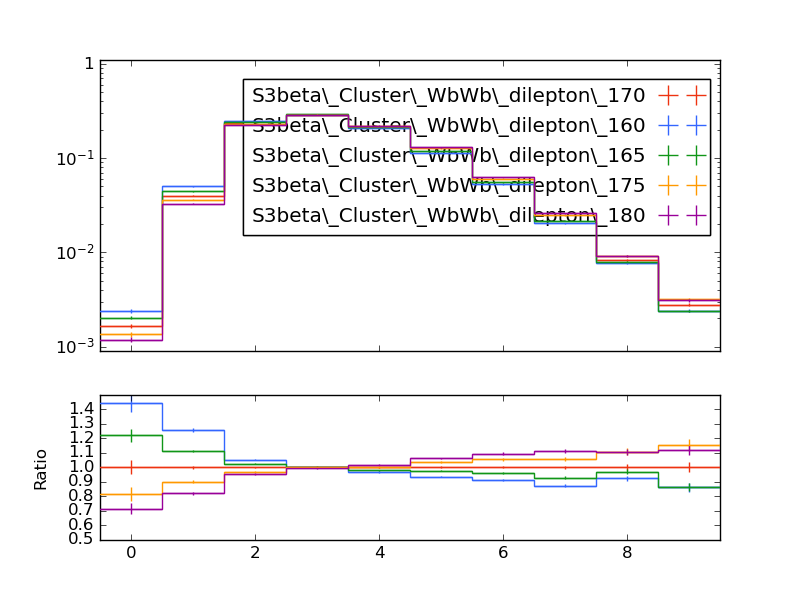

The script that saved this image:
#! /usr/bin/env python

# This Python script was auto-generated using YODA v2.0.1.
# Analysis object: /WbWb_dilepton/njets_presel
# Timestamp: 27-02-2025 (11:02:16)

import matplotlib as mpl
import matplotlib.pyplot as plt
mpl.use('Agg') # comment out for interactive use
import os
import numpy as np

plotDir = os.path.split(os.path.realpath(__file__))[0]
if 'YODA_USER_PLOT_PATH' in globals():
    plot_outdir = globals()['YODA_USER_PLOT_PATH']
else:
    plot_outdir = plotDir

#plot style
plt.style.use(os.path.join(plotDir, '../default.mplstyle'))

plt.rcParams['text.usetex'] = False
plt.style.use(['classic'])
plt.rc('font', family='DejaVu Sans')
# plot metadata
figW, figH = plt.rcParams['figure.figsize']
ax_xLabel = r''
ax_yLabel = r''
ax_title  = r''
ax_xScale = 'linear'
ax_yScale = 'log'
xLims = (-0.5, 9.5)
yLims = (0.0009000000000000001, 1.1)

# TeX-friendly labels for the legend
labels = {
    'legend' : ([ r"S3beta\_Cluster\_WbWb\_dilepton\_170", r"S3beta\_Cluster\_WbWb\_dilepton\_160", r"S3beta\_Cluster\_WbWb\_dilepton\_165", r"S3beta\_Cluster\_WbWb\_dilepton\_175", r"S3beta\_Cluster\_WbWb\_dilepton\_180" ], r""),
}

# Adjust canvas width and height
canvasW = 10.0
canvasH = 9.0
figW *= canvasW/10.
figH *= canvasH/9.

# Create figure and axis objects
fig, (ax, ratio0_ax) = plt.subplots(2, 1, sharex=True,
                  figsize=(figW,figH), gridspec_kw={'height_ratios': (6.0, 3.0)})

# Set figure margins
plt.subplots_adjust(
    left   = 1.0 * plt.rcParams['figure.subplot.left'],
    right  = 1.0 * plt.rcParams['figure.subplot.right'],
    top    = 1.0 * plt.rcParams['figure.subplot.top'],
    bottom = 1.0 * plt.rcParams['figure.subplot.bottom'])

ratio0_ax.yaxis.set_major_locator(mpl.ticker.MultipleLocator(0.1))
ratio0_ax.set_ylim(0.5, 1.4999)
ratio0_ax.set_ylabel('Ratio')

# the numerical data is stored in a separate file
dataf = dict()
prefix = os.path.split(__file__)[0]
if prefix:    prefix = prefix + '/'
exec(open(prefix+'njets_presel__data.py').read(), dataf)


legend_handles = dict() # keep track of handles for the legend

# style options for curves
# starts at zorder>=5 to draw curve on top of legend
styles = {
  'S3beta_Cluster_WbWb_dilepton_170.yoda.gz': {
    'color' : '#EE3311',
    'linestyle' : '-',
    'linewidth' : 1,
    'marker' : 'none',
    'markersize' : 2,
    'capsize' : 0.0,
    'zorder' : 5,
    'histstyle' : 1,
    'drawstyle' : 'steps-pre',
    'xerrorbars' : 1,
    'yerrorbars' : 1,
    'fillcolor' : None,
    'fillopacity' : 1.0,
    'ratio0_linestyle' : '-',
    'ratio0_linewidth' : 1,
    'ratio0_marker' : 'none',
    'ratio0_markersize' : 2,
    'ratio0_capsize' : 0.0,
    'ratio0_zorder' : 5,
    'ratio0_histstyle' : 1,
    'ratio0_drawstyle' : 'steps-pre',
    'ratio0_xerrorbars' : 1,
    'ratio0_yerrorbars' : 1,
  },
  'S3beta_Cluster_WbWb_dilepton_160.yoda.gz': {
    'color' : '#3366FF',
    'linestyle' : '-',
    'linewidth' : 1,
    'marker' : 'none',
    'markersize' : 2,
    'capsize' : 0.0,
    'zorder' : 6,
    'histstyle' : 1,
    'drawstyle' : 'steps-pre',
    'xerrorbars' : 1,
    'yerrorbars' : 1,
    'fillcolor' : None,
    'fillopacity' : 1.0,
    'ratio0_linestyle' : '-',
    'ratio0_linewidth' : 1,
    'ratio0_marker' : 'none',
    'ratio0_markersize' : 2,
    'ratio0_capsize' : 0.0,
    'ratio0_zorder' : 6,
    'ratio0_histstyle' : 1,
    'ratio0_drawstyle' : 'steps-pre',
    'ratio0_xerrorbars' : 1,
    'ratio0_yerrorbars' : 1,
  },
  'S3beta_Cluster_WbWb_dilepton_165.yoda.gz': {
    'color' : '#109618',
    'linestyle' : '-',
    'linewidth' : 1,
    'marker' : 'none',
    'markersize' : 2,
    'capsize' : 0.0,
    'zorder' : 7,
    'histstyle' : 1,
    'drawstyle' : 'steps-pre',
    'xerrorbars' : 1,
    'yerrorbars' : 1,
    'fillcolor' : None,
    'fillopacity' : 1.0,
    'ratio0_linestyle' : '-',
    'ratio0_linewidth' : 1,
    'ratio0_marker' : 'none',
    'ratio0_markersize' : 2,
    'ratio0_capsize' : 0.0,
    'ratio0_zorder' : 7,
    'ratio0_histstyle' : 1,
    'ratio0_drawstyle' : 'steps-pre',
    'ratio0_xerrorbars' : 1,
    'ratio0_yerrorbars' : 1,
  },
  'S3beta_Cluster_WbWb_dilepton_175.yoda.gz': {
    'color' : '#FF9900',
    'linestyle' : '-',
    'linewidth' : 1,
    'marker' : 'none',
    'markersize' : 2,
    'capsize' : 0.0,
    'zorder' : 8,
    'histstyle' : 1,
    'drawstyle' : 'steps-pre',
    'xerrorbars' : 1,
    'yerrorbars' : 1,
    'fillcolor' : None,
    'fillopacity' : 1.0,
    'ratio0_linestyle' : '-',
    'ratio0_linewidth' : 1,
    'ratio0_marker' : 'none',
    'ratio0_markersize' : 2,
    'ratio0_capsize' : 0.0,
    'ratio0_zorder' : 8,
    'ratio0_histstyle' : 1,
    'ratio0_drawstyle' : 'steps-pre',
    'ratio0_xerrorbars' : 1,
    'ratio0_yerrorbars' : 1,
  },
  'S3beta_Cluster_WbWb_dilepton_180.yoda.gz': {
    'color' : '#990099',
    'linestyle' : '-',
    'linewidth' : 1,
    'marker' : 'none',
    'markersize' : 2,
    'capsize' : 0.0,
    'zorder' : 9,
    'histstyle' : 1,
    'drawstyle' : 'steps-pre',
    'xerrorbars' : 1,
    'yerrorbars' : 1,
    'fillcolor' : None,
    'fillopacity' : 1.0,
    'ratio0_linestyle' : '-',
    'ratio0_linewidth' : 1,
    'ratio0_marker' : 'none',
    'ratio0_markersize' : 2,
    'ratio0_capsize' : 0.0,
    'ratio0_zorder' : 9,
    'ratio0_histstyle' : 1,
    'ratio0_drawstyle' : 'steps-pre',
    'ratio0_xerrorbars' : 1,
    'ratio0_yerrorbars' : 1,
  },
}

# curve from input yoda files in main panel
for label, yvals in dataf['yvals'].items():
    if all(np.isnan(v) for v in dataf['yvals'][label]):
        continue
    tmp = None
    if styles[label]['histstyle']: # draw as histogram
        xpos = dataf['xedges'][label] if styles[label]['drawstyle'] else dataf['xpoints'][label]
        ypos = np.insert(yvals, 0, yvals[0]) if styles[label]['drawstyle'] else yvals
        if styles[label]['fillcolor']: # fill area below curve
            ax.fill_between(xpos, ypos, step='pre',
                            color=styles[label]['fillcolor'],
                            alpha=styles[label]['fillopacity'])
        tmp, = ax.plot(xpos, ypos,
                       color=styles[label]['color'],
                       linestyle=styles[label]['linestyle'],
                       linewidth=styles[label]['linewidth'],
                       drawstyle=styles[label]['drawstyle'], solid_joinstyle='miter',
                       zorder=styles[label]['zorder'], label=label)
    tmp = ax.errorbar(dataf['xpoints'][label], yvals,
                      xerr=np.array(dataf['xerrs'][label])*styles[label]['xerrorbars'],
                      yerr=np.array(dataf['yerrs'][label])*styles[label]['yerrorbars'],
                      fmt=styles[label]['marker'], capsize=styles[label]['capsize'],
                      markersize=styles[label]['markersize'],
                      ecolor=styles[label]['color'],
                      color=styles[label]['color'], zorder=styles[label]['zorder'])
    tmp[-1][0].set_linestyle(styles[label]['linestyle'])
    tmp[-1][0].set_linewidth(styles[label]['linewidth'])
    if label in dataf['add_legend_handle']:  legend_handles[label] = tmp
    for varLabel in dataf['variation_yvals'].keys():
        if varLabel.startswith(label):
            tmp, = ax.plot(dataf['xedges'][label], dataf['variation_yvals'][varLabel],
                           color=styles[label]['color'],
                           linestyle=styles[label]['linestyle'],
                           linewidth=styles[label]['linewidth'],
                           drawstyle='steps-pre', solid_joinstyle='miter',
                           zorder=styles[label]['zorder'], alpha=0.5)


# plots on ratio panel
# curve from input yoda files in ratio panel
for label, yvals in dataf['ratio0_yvals'].items():
    if all(np.isnan(v) for v in yvals):
        continue
    if styles[label]['ratio0_histstyle']: # plot as histogram
        xpos = dataf['xedges']['S3beta_Cluster_WbWb_dilepton_170.yoda.gz'] if styles[label]['ratio0_drawstyle'] else dataf['xpoints']['S3beta_Cluster_WbWb_dilepton_170.yoda.gz']
        ypos = np.insert(yvals, 0, yvals[0]) if styles[label]['ratio0_drawstyle'] else yvals
        ratio0_ax.plot(xpos, ypos,
                       color=styles[label]['color'],
                       linewidth=styles[label]['linewidth'],
                       linestyle=styles[label]['ratio0_linestyle'],
                       drawstyle=styles[label]['ratio0_drawstyle'], zorder=styles[label]['zorder'],
                       solid_joinstyle='miter')
    tmp = ratio0_ax.errorbar(dataf['xpoints']['S3beta_Cluster_WbWb_dilepton_170.yoda.gz'], yvals,
                             xerr=np.array(dataf['ref_xerrs'])*styles[label]['ratio0_xerrorbars'],
                             yerr=np.array(dataf['ratio0_yerrs'][label])*styles[label]['ratio0_yerrorbars'],
                             fmt=styles[label]['ratio0_marker'], capsize=styles[label]['ratio0_capsize'],
                             markersize=styles[label]['ratio0_markersize'],
                             ecolor=styles[label]['color'],
                             color=styles[label]['color'])
    tmp[-1][0].set_linestyle(styles[label]['ratio0_linestyle'])
    tmp[-1][0].set_linewidth(styles[label]['ratio0_linewidth'])

    for varlabel in dataf['ratio0_variation_vals'].keys():
        if varlabel.startswith(label):
            ratio0_ax.plot(dataf['xedges']['S3beta_Cluster_WbWb_dilepton_170.yoda.gz'],
                            dataf['ratio0_variation_vals'][varlabel],
                            color=styles[label]['color'],
                            linestyle=styles[label]['linestyle'],
                            linewidth=styles[label]['linewidth'],
                            drawstyle='steps-pre', solid_joinstyle='miter',
                            zorder=1, alpha=0.5)

legend_items = list(legend_handles.values())
ax.add_artist(ax.legend(legend_items,
                        labels['legend'][0],
                        title=labels['legend'][1],
                        alignment='right',
                        loc='upper right',
                        bbox_to_anchor=(1.0, 0.97),markerfirst=False))

# set plot metadata as defined above
ratio0_ax.set_xlabel(ax_xLabel)
ratio0_ax.xaxis.set_label_coords(1., -0.15)
ax.set_ylabel(ax_yLabel, ha='right', va='top')
ax.yaxis.set_label_coords(-0.11, 1.0)
ax.set_title(ax_title, loc='left')
ax.set_xscale(ax_xScale)
ax.set_yscale(ax_yScale)
ax.set_xlim(xLims)
ax.set_ylim(yLims)

# tick formatting
plt.rcParams['xtick.top'] = True
plt.rcParams['ytick.right'] = True
ax.yaxis.set_major_locator(mpl.ticker.LogLocator(base=10.0, numticks=np.inf))
ax.yaxis.set_minor_locator(mpl.ticker.LogLocator(
                           base=10.0, subs=np.arange(0.1, 1, 0.1), numticks=np.inf))
fig.align_ylabels((ax, ratio0_ax))
plt.savefig(os.path.join(plot_outdir, 'njets_presel.pdf'), format='PDF')
plt.savefig(os.path.join(plot_outdir, 'njets_presel.png'), format='PNG')

plt.close(fig)
